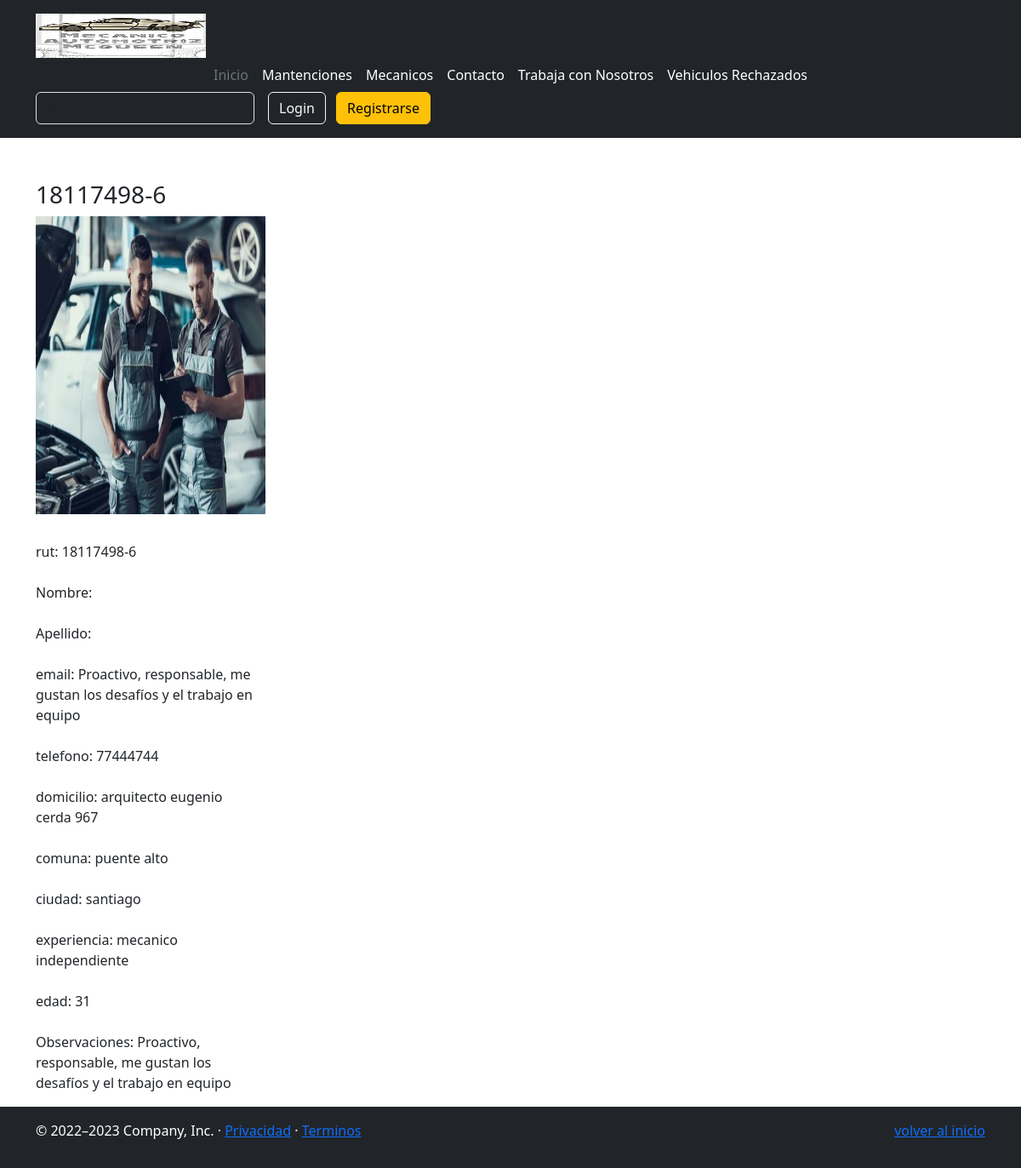
The app's page /detalle_trabajo/1/ with its own data.
### appweb/models.py (models this page shows, shortened)
class Trabajo(models.Model):
    rut = models.CharField(max_length=10)
    nombre = models.CharField(max_length=50)
    apellido = models.CharField(max_length=50)
    email = models.CharField(max_length=100)
    telefono = models.IntegerField(null=True)
    domicilio = models.CharField(max_length=100)
    comuna = models.CharField(max_length=50)
    ciudad = models.CharField(max_length=50)
    experiencia = models.CharField(max_length=200)
    edad = models.CharField(max_length=50)
    mensaje = models.TextField(null=True)
    foto = models.ImageField(upload_to="trabajo", null=True)
    usuario = models.ForeignKey(User, on_delete=models.CASCADE, null=True)

### appweb/views.py (the view)
# urls.py: path('detalle_trabajo/<pk>/', detalle_trabajo, name="detalle_trabajo"),
def detalle_trabajo(request, pk):
    trabajo = get_object_or_404(Trabajo, pk=pk)
    data = {
        "p": trabajo
    }
    return render(request, "detalle_trabajo.html", data)

### appweb/templates/detalle_trabajo.html (shortened to what this page needs)
{% extends 'base.html' %}
{% load static %}
{% block contenido %}
<div class="container" style="margin-top: 50px">
  <div id="detalle_trabajo" class="row">
    <div class="cont-profesionales col-lg-12 col-md-12 col-sm-12 col-xs-12">
      <h3>{{p.rut}}</h3>
      <div class="cont-listado row">
        <div class="col-lg-3 col-md-3 col-sm-6 col-xs-12">
          <div class="prof int">
            <figure>
              <a href="{% url 'detalle_trabajo' p.pk%}">
              {% if p.foto %}
                <img width="270" height="350" src="{{ p.foto.url }}" class="img-responsive wp-post-image" alt=""
                  decoding="async" loading="lazy"> </a>
              {% else %}
              <img width="270" height="350" src="" class="img-responsive wp-post-image" alt="" decoding="async"
                loading="lazy"> </a>
              {% endif %}
              <span class="cargo"> <br>rut: {{ p.rut }}</br>
                <br>Nombre: {{ p.descrip }}</br>
                <br>Apellido: {{ p.descrip }}</br>
                <br>email: {{ p.mensaje }}</br>
                <br>telefono: {{ p.telefono }}</br>
                <br>domicilio: {{ p.domicilio }}</br>
                <br>comuna: {{ p.comuna }}</br>
                <br>ciudad: {{ p.ciudad }}</br>
                <br>experiencia: {{ p.experiencia }}</br>
                <br>edad: {{ p.edad }}</br>
                <br>Observaciones: {{ p.mensaje }}</br> </span>
            </figure>
          </div>
        </div>
      </div>
    </div>
  </div>
  {% endblock %}

### records on screen
Trabajo: rut "18117498-6", foto (picture), mensaje "Proactivo, responsable, me gustan los desafíos y el trabajo en equipo", telefono "77444744", domicilio "arquitecto eugenio cerda 967", comuna "puente alto", ciudad "santiago", experiencia "mecanico independiente", edad "31"
